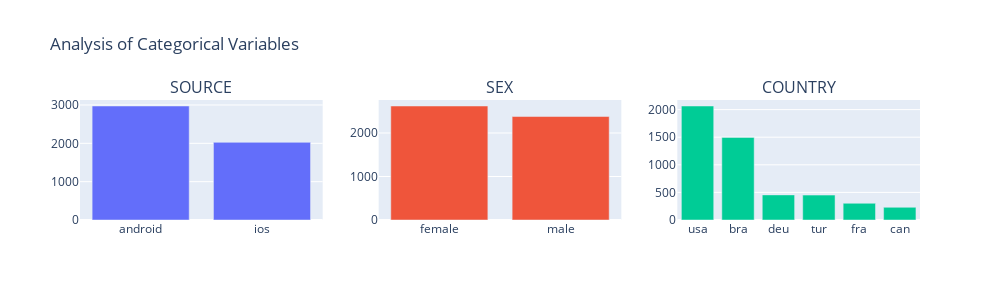

The notebook cell saved with this chart:
### Markdown cell above
### Analysis of Categorical Variables

### Code cell
cat_summary(df, cat_cols, True)

### Figure 1 — Plotly figure (JSON) as saved in the notebook; plotly's stock layout.template omitted (floating-point values rounded to 4 significant figures)
{"data": [{"type": "bar", "x": ["android", "ios"], "xaxis": "x", "y": [2974, 2026], "yaxis": "y"}, {"type": "bar", "x": ["female", "male"], "xaxis": "x2", "y": [2621, 2379], "yaxis": "y2"}, {"type": "bar", "x": ["usa", "bra", "deu", "tur", "fra", "can"], "xaxis": "x3", "y": [2065, 1496, 455, 451, 303, 230], "yaxis": "y3"}], "layout": {"annotations": [{"font": {"size": 16}, "showarrow": false, "text": "SOURCE", "x": 0.1444, "xanchor": "center", "xref": "paper", "y": 1, "yanchor": "bottom", "yref": "paper"}, {"font": {"size": 16}, "showarrow": false, "text": "SEX", "x": 0.5, "xanchor": "center", "xref": "paper", "y": 1, "yanchor": "bottom", "yref": "paper"}, {"font": {"size": 16}, "showarrow": false, "text": "COUNTRY", "x": 0.8556, "xanchor": "center", "xref": "paper", "y": 1, "yanchor": "bottom", "yref": "paper"}], "height": 300, "showlegend": false, "title": {"text": "Analysis of Categorical Variables"}, "width": 1000, "xaxis": {"anchor": "y", "domain": [0, 0.2889]}, "xaxis2": {"anchor": "y2", "domain": [0.3556, 0.6444]}, "xaxis3": {"anchor": "y3", "domain": [0.7111, 1]}, "yaxis": {"anchor": "x", "domain": [0, 1]}, "yaxis2": {"anchor": "x2", "domain": [0, 1]}, "yaxis3": {"anchor": "x3", "domain": [0, 1]}}}
